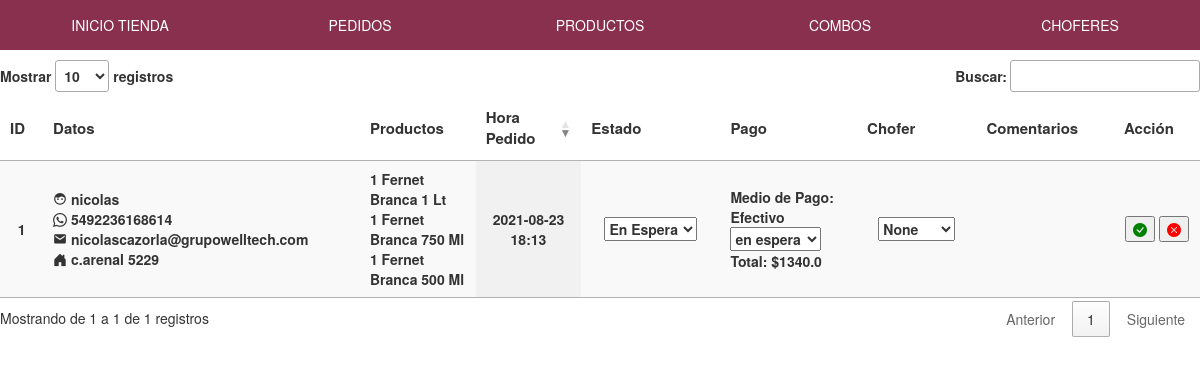
/panel/pedidos (signed in), run on an earlier commit of the app's database.
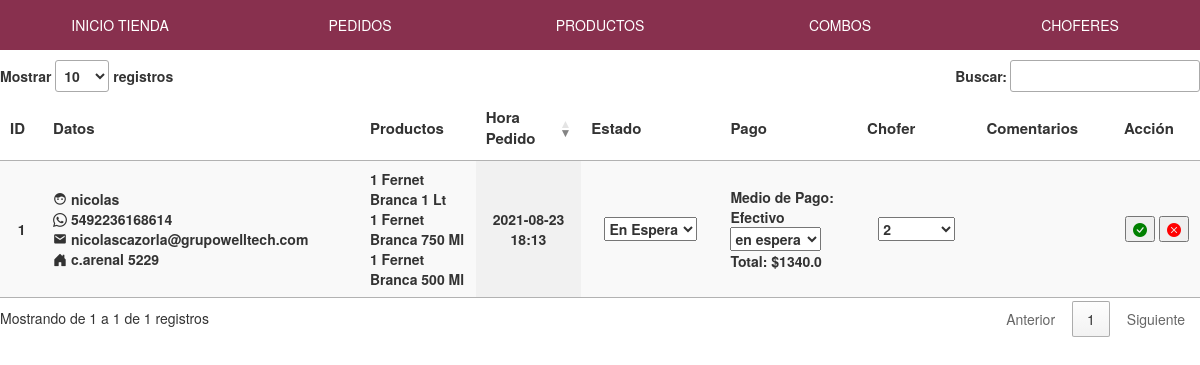
And on a later commit of the database.
### tienda/models.py (models this page shows, shortened)
class Pedidos(db.Model):
    id=db.Column(db.Integer(),primary_key=True)
    direccion=db.Column(db.String(length=200),nullable=False)
    nombre=db.Column(db.String(length=100),nullable=False)
    telefono=db.Column(db.Integer(),nullable=True)
    email= db.Column(db.String(100))
    fechaHoraPedido=db.Column(db.String(100))
    fechaHoraEntrega=db.Column(db.String(100))
    estado=db.Column(db.String(length=50),nullable=False)
    chofer=db.Column(db.Integer(),db.ForeignKey('usuarios.id'))
    descripcion=db.Column(db.String(length=500),nullable=False)
    formaPago=db.Column(db.String(length=100),nullable=False)
    datos_pedido= db.Column(types.JSON(),nullable=False)
    costo=db.Column(db.Float(),nullable=False)

class Productos(db.Model):
    id=db.Column(db.Integer(),primary_key=True)
    nombre=db.Column(db.String(length=500),nullable=False)
    categoria=db.Column(db.String(length=100),nullable=False)
    precio=db.Column(db.Float(),nullable=False)
    stock=db.Column(db.Integer(),nullable=False)
    oferta=db.Column(db.Integer(),nullable=True)
    precioFinal=db.Column(db.Float(),nullable=False)
    imagen=db.Column(db.String(),nullable=False)

### tienda/usuario/routesadmin.py (the view)
@app.route('/panel/pedidos', methods=['GET','POST'])
@login_required
def tablapedidos():
    pedidos = Pedidos.query.all()
    productos = Productos.query.all()
    info = [None]*1000 #aca van los datos del carrito
    prod = [None]*1000 #aca van los datos del carrito
    for items in pedidos:
        info[items.id] = json.loads(items.datos_pedido)
    for items in  productos:
        prod[items.id]=items
    return render_template('paneltablapedidos.html',data=pedidos,info=info,productos=productos,prod=prod)

### tienda/carrito/routes.py (called while the page is built)
@app.context_processor
def contar_carrito():
	try:
		if request.cookies.get("carrito") is None:
			return {'num_articulos': 0}
		else:
			datos = json.loads(request.cookies.get("carrito"))
			return {'num_articulos': len(datos)}
	except:
			return {'num_articulos': 0}

### tienda/routes.py (called while the page is built)
@login_manager.user_loader
def load_user(user_id):
	aux=Usuarios.query.get(int(user_id))
	return aux

### tienda/templates/paneltablapedidos.html (shortened to what this page needs)
{% extends 'layout-admin.html' %}
{% block content %}
<div class="contenido">
	<table id="pedidos" hidden="hidden" class="display" style="width:100%;">
        <thead>
            <tr>
            	<th>ID</th>
                <th>Datos</th>
                <th>Productos</th>
                <th>Hora Pedido</th>
                <th>Estado</th>
                <th>Pago</th>
                <th>Chofer</th>
                <th>Comentarios</th>
                <th>Acción</i></th>
            </tr>
        </thead>
        <tbody>
        	{%for i in data %}
           <tr>
           	<td>{{i.id}}</td>
           	<td>
           		<div class="datos">
           			<span><i class='bx bxs-face'></i> {{i.nombre}}</span>
           			<span><i class="bi bi-whatsapp"></i> {{i.telefono}}</span>
           			<span><i class='bx bxs-envelope' ></i> {{i.email}}</span>
           			<span><i class="bi bi-house-door-fill"></i> {{i.direccion}}</span>
           		</div>
           	</td>
           	<td>
           		<div class="productos">
           			{%  for j in info[i.id] %}
           			<div>
           			  {{ j.cantidad }}
           			  {% if prod[j.id|int]!=None %}
           			  	{{prod[(j.id | int)].nombre}}
           			  {% else %}
           			  <span>Producto Eliminado</span>
           			  {% endif %}
           			 </div>
           			{% endfor %}
           		</div>
           	</td>
           	<td>
           		{{i.fechaHoraPedido[:16]}}
           	</td>
           	<td>
           		<form>
           		<select>
           			<option type="text" value="{{i.estado}}">{{i.estado}}</option>
           		</select>
           		</form>
           	</td>
           	<td class="datos-pago">
           		<div>Medio de Pago:</br> {{i.formaPago}}</div>
           		<div>
           			<form>
           			<select name="estado-pago">
	           			<option>en espera</option>
           			</select>
           		</form>
           		</div>
           		<div>Total: ${{i.costo}}</div>
           	</td>
           	<td>
           		<form method="POST" action="">
           			<select>
	           			<option>{{i.chofer}}</option>
           			</select>
           		</form>
           	</td>
           	<td>
           	</td>
           	<td>
           		<a target="_blank" href="whatsapp://send?phone={{i.telefono}}&text=Hola%20{{i.nombre}}%20recibimos tu pedido ID: {{i.id}}."><button><i class="bi bi-check-circle-fill" style="color: green;"></i></button></a>
           		<a target="_blank" href="whatsapp://send?phone=5492235062720&text=Hola%20{{i.nombre}}%20por x razon no podemos concretar tu compra."><button><i class="bi bi-x-circle-fill" style="color: red;"></i></button></a>
           	</td>
           </tr>
           {% endfor %}
        </tbody>
    </table>
</div>
{% endblock content %}

### tienda/templates/layout-admin.html (shortened to what this page needs)
<!DOCTYPE html>
<html>
<head>
  <link rel="stylesheet" type="text/css" href="{{ url_for('static', filename='admin.css') }}">
  <link href='https://unpkg.com/boxicons@2.0.7/css/boxicons.min.css' rel='stylesheet'>
  <link rel="stylesheet" href="https://cdn.jsdelivr.net/npm/bootstrap-icons@1.4.0/font/bootstrap-icons.css">
  <link rel="stylesheet" href="https://use.fontawesome.com/releases/v5.7.0/css/all.css">
  <link rel="stylesheet" href="http://maxcdn.bootstrapcdn.com/bootstrap/3.3.6/css/bootstrap.min.css">
  <link rel="stylesheet" type="text/css" href="https://cdn.datatables.net/1.10.25/css/jquery.dataTables.min.css">
  <link rel="stylesheet" type="text/css" href="https://cdn.datatables.net/responsive/2.2.9/css/responsive.dataTables.min.css">
  <link rel="stylesheet" href="https://cdnjs.cloudflare.com/ajax/libs/bootstrap-select/1.12.2/css/bootstrap-select.min.css">
</head>
<body>
    <div class="cotenedor-barra">
    	<div class="nav-admin">
    		<div>
				<a href="/">INICIO TIENDA</a>
			</div>
    		<div>
				<a href="/panel/pedidos">PEDIDOS</a>
			</div>
    		<div>
				<a href="/panel">PRODUCTOS</a>
			</div>
			<div>
				<a href="/panel/combos">COMBOS</a>
			</div>
			<div>
				<a href="/panel/choferes">CHOFERES</a>
			</div>
		</div>
    </div>
  <main>{% block content %}{% endblock content %}</main>
</body>
</html>

### tienda/static/admin.css (style rules this page uses)
body { background-color: rgb(245,245,245); font-family: arial; min-height: 100%; font-size: 14px; }
html, body { margin: 0; height: 100%; }
.nav-admin { display: grid; grid-template-columns: repeat(5, 1fr); width: 100%; height: 50px; background: #88304E; text-align: center; align-items: center; }
.nav-admin a { color: white; text-decoration: none; }
.contenido { max-width: 1200px; margin: auto; margin-top: 10px; }
th { font-size: 15px; }
td { text-align: center; font-weight: bold; }
td input, td select { font-weight: bold; }
td .datos { display: flex; flex-direction: column; }
#pedidos .productos { overflow-y: auto; max-height: 150px; }
#pedidos .productos, #pedidos .datos, #pedidos .datos-pago { text-align: left; }

What changed in the data, as far as the page shows it:
changed Pedidos "nicolas": chofer "None" → "2"
